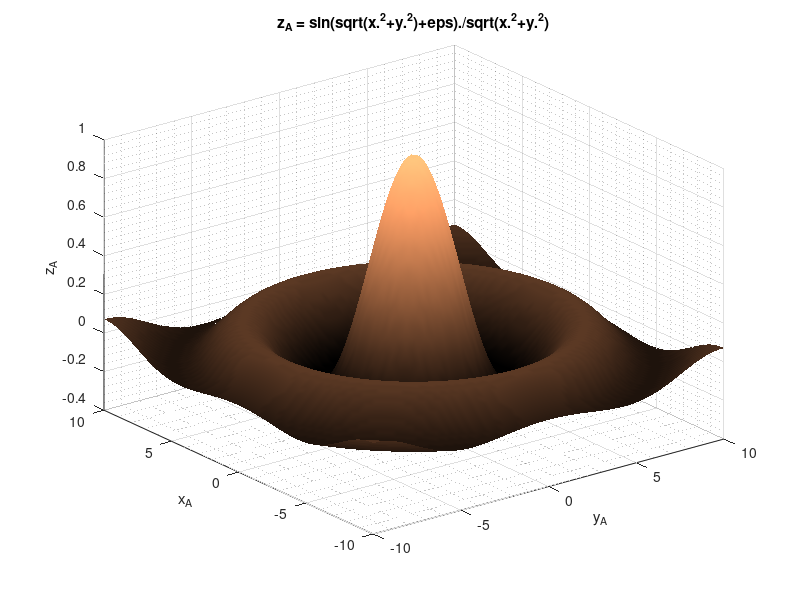

This chart was generated by the following MATLAB code:

%% my3Dfun2
% Function domain
[x,y] = meshgrid(-10:.2:10, -10:.2:10);
% Fsunction values
z = sin(sqrt(x.^2+y.^2)+eps)./sqrt(x.^2+y.^2);
% Figure initialization
figure 
% Plotting figure
surf(x,y,z)
% Title
title('z_A = sin(sqrt(x.^2+y.^2)+eps)./sqrt(x.^2+y.^2)')
% Labels
xlabel('y_A')
ylabel('x_A')
zlabel('z_A')
% Grid
grid minor
% Colormap
colormap('copper')
% Shading
shading INTERP
